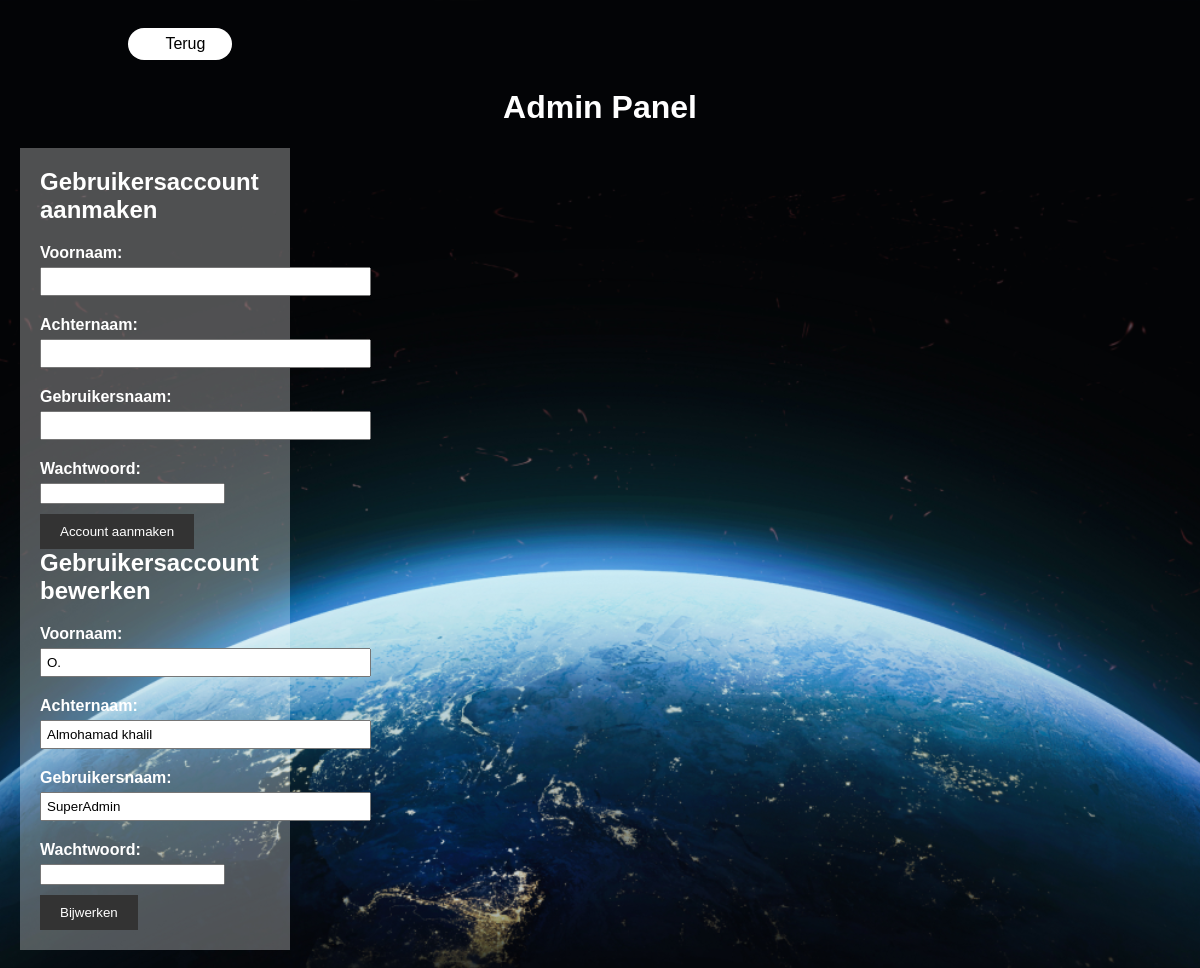
/AdminPanel.php?id=14, run on the app's committed database.
### tables this page shows
CREATE TABLE `member` (
  `id` int(11) NOT NULL,
  `firstname` varchar(50) NOT NULL,
  `lastname` varchar(50) NOT NULL,
  `username` varchar(30) NOT NULL,
  `password` varchar(12) NOT NULL
);

### AdminPanel.php (the view, shortened to what this page needs)
<!DOCTYPE html>
<html>
<head>
    <link rel="stylesheet" href="css/Contact.css">
    <link rel="stylesheet" href="css/bestemming.css">
    <link rel="stylesheet" href="css/adminpanel.css">
</head>
<body>
    <div class="terug-div">
        <a class="terug-button" href="index.php"><i class="fas fa-arrow-left"></i>Terug</a>
    </div>
    <h1>Admin Panel</h1>
<div class="container">
    <div class="box">
    <h2>Gebruikersaccount aanmaken</h2>
    <form method="POST" action="register.php">
        <label for="firstname">Voornaam:</label>
        <input type="text" id="firstname" name="firstname" required><br>
        <label for="lastname">Achternaam:</label>
        <input type="text" id="lastname" name="lastname" required><br>
        <label for="username">Gebruikersnaam:</label>
        <input type="text" id="username" name="username" required><br>
        <label for="password">Wachtwoord:</label>
        <input type="password" id="password" name="password" required><br>
        <input type="submit" name="register" value="Account aanmaken">
    </form>
      <h2>Gebruikersaccount bewerken</h2>
    <?php
        require_once './database/conn.php';
        $id = $_GET['id'];
        $sql = "SELECT * FROM `member` WHERE `id` = ?";
        $stmt = $conn->prepare($sql);
        $stmt->execute([$id]);
        $user = $stmt->fetch(PDO::FETCH_ASSOC);
        if ($user) {
            ?>
            <form method="POST" action="update_user.php">
                <label for="firstname">Voornaam:</label>
                <input type="text" id="firstname" name="firstname" value="<?php echo $user['firstname']; ?>" required><br>
                <label for="lastname">Achternaam:</label>
                <input type="text" id="lastname" name="lastname" value="<?php echo $user['lastname']; ?>" required><br>
                <label for="username">Gebruikersnaam:</label>
                <input type="text" id="username" name="username" value="<?php echo $user['username']; ?>" required><br>
                <label for="password">Wachtwoord:</label>
                <input type="password" id="password" name="password" required><br>
                <input type="submit" name="update" value="Bijwerken">
            </form>
            <?php
        } else {
            echo "Gebruiker niet gevonden.";
        }
    ?>
</div>
</body>
</html>

### css/Contact.css (style rules this page uses)
body { font-family: Arial, sans-serif; margin: 0; padding: 0; background-image: url(../img/Showcase-Cover.png); background-size: cover; background-position: center; }
.container { display: flex; justify-content: center; align-items: center; height: 100vh; }
h1 { color: #ffffff; }
h2 { color: #ffffff; }
label { display: block; margin-top: 10px; font-weight: bold; }
input[type="text"], input[type="email"], textarea { width: 100%; padding: 5px; }
input[type="submit"] { margin-top: 10px; padding: 10px 20px; background-color: #333; color: #fff; border: none; cursor: pointer; }

### css/bestemming.css (style rules this page uses)
.terug-button { display: flex; align-items: center; justify-content: center; width: 6.5rem; height: 2rem; margin: 0.5rem; gap: 10px; background-color: #ffffff; color: black; border: none; outline: none; text-decoration: none; cursor: pointer; border-radius: 1rem 1rem 1rem 1rem; }
.terug-div { width: 19%; display: flex; flex-direction: row-reverse; }
h1 { text-align: center; }
h2 { margin-top: 30px; }
label { display: block; margin-bottom: 5px; }
input[type="text"], input[type="email"], select { width: 317px; padding: 5px; margin-bottom: 10px; }

### css/adminpanel.css (style rules this page uses)
body { background-image: url('../img/Showcase-Cover.png'); background-size: cover; color: #fff; font-family: Arial, sans-serif; margin: 0; padding: 20px; }
h1 { text-align: center; }
.container { display: flex; flex-wrap: wrap; justify-content: space-between; }
.box { width: calc(25% - 20px); background-color: rgba(255, 255, 255, 0.3); padding: 20px; margin-bottom: 20px; box-sizing: border-box; }
h2 { margin-top: 0; }

### data on the page
member: firstname "O.", lastname "Almohamad khalil", username "SuperAdmin"
